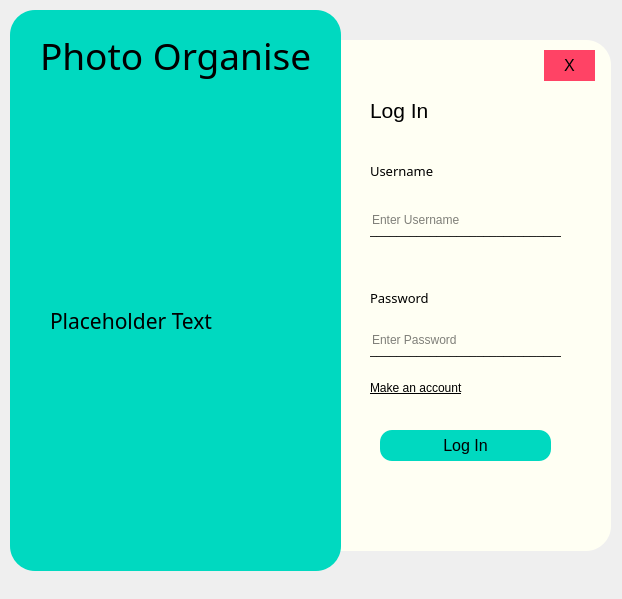
<?xml version="1.0" encoding="UTF-8"?>
<ui version="4.0">
 <class>MainWindow</class>
 <widget class="QMainWindow" name="MainWindow">
  <property name="geometry">
   <rect>
    <x>0</x>
    <y>0</y>
    <width>622</width>
    <height>599</height>
   </rect>
  </property>
  <property name="windowTitle">
   <string>MainWindow</string>
  </property>
  <widget class="QWidget" name="centralwidget">
   <widget class="QFrame" name="frame_2">
    <property name="geometry">
     <rect>
      <x>280</x>
      <y>40</y>
      <width>331</width>
      <height>511</height>
     </rect>
    </property>
    <property name="styleSheet">
     <string notr="true">background-color: #FFFFF3;
border-radius: 25px;</string>
    </property>
    <property name="frameShape">
     <enum>QFrame::StyledPanel</enum>
    </property>
    <property name="frameShadow">
     <enum>QFrame::Raised</enum>
    </property>
    <widget class="QLabel" name="LoginLabel">
     <property name="geometry">
      <rect>
       <x>90</x>
       <y>50</y>
       <width>171</width>
       <height>41</height>
      </rect>
     </property>
     <property name="font">
      <font>
       <pointsize>16</pointsize>
      </font>
     </property>
     <property name="text">
      <string>Log In</string>
     </property>
    </widget>
    <widget class="QLabel" name="UsernameLabel">
     <property name="geometry">
      <rect>
       <x>90</x>
       <y>120</y>
       <width>171</width>
       <height>21</height>
      </rect>
     </property>
     <property name="font">
      <font>
       <family>Segoe UI Variable Small Light</family>
       <pointsize>10</pointsize>
      </font>
     </property>
     <property name="text">
      <string>Username</string>
     </property>
    </widget>
    <widget class="QLabel" name="PasswordLabel">
     <property name="geometry">
      <rect>
       <x>90</x>
       <y>250</y>
       <width>171</width>
       <height>16</height>
      </rect>
     </property>
     <property name="font">
      <font>
       <family>Segoe UI Variable Small Light</family>
       <pointsize>10</pointsize>
      </font>
     </property>
     <property name="text">
      <string>Password</string>
     </property>
    </widget>
    <widget class="QLabel" name="label_6">
     <property name="geometry">
      <rect>
       <x>90</x>
       <y>180</y>
       <width>191</width>
       <height>20</height>
      </rect>
     </property>
     <property name="text">
      <string>______________________________</string>
     </property>
    </widget>
    <widget class="QLabel" name="label_7">
     <property name="geometry">
      <rect>
       <x>90</x>
       <y>300</y>
       <width>191</width>
       <height>20</height>
      </rect>
     </property>
     <property name="text">
      <string>______________________________</string>
     </property>
    </widget>
    <widget class="QLineEdit" name="UsernameEntry">
     <property name="geometry">
      <rect>
       <x>90</x>
       <y>170</y>
       <width>113</width>
       <height>20</height>
      </rect>
     </property>
     <property name="text">
      <string/>
     </property>
     <property name="placeholderText">
      <string>Enter Username</string>
     </property>
    </widget>
    <widget class="QLineEdit" name="PasswordEntry">
     <property name="geometry">
      <rect>
       <x>90</x>
       <y>290</y>
       <width>113</width>
       <height>20</height>
      </rect>
     </property>
     <property name="text">
      <string/>
     </property>
     <property name="echoMode">
      <enum>QLineEdit::Password</enum>
     </property>
     <property name="placeholderText">
      <string>Enter Password</string>
     </property>
    </widget>
    <widget class="QLabel" name="MakeAnAccountLabel">
     <property name="geometry">
      <rect>
       <x>90</x>
       <y>340</y>
       <width>141</width>
       <height>16</height>
      </rect>
     </property>
     <property name="font">
      <font>
       <underline>true</underline>
      </font>
     </property>
     <property name="text">
      <string>Make an account</string>
     </property>
    </widget>
    <widget class="QPushButton" name="LoginButton">
     <property name="geometry">
      <rect>
       <x>100</x>
       <y>390</y>
       <width>171</width>
       <height>31</height>
      </rect>
     </property>
     <property name="font">
      <font>
       <pointsize>12</pointsize>
      </font>
     </property>
     <property name="styleSheet">
      <string notr="true">QPushButton {
    border-radius: 12px;
    background-color: #00D9C0;
}

QPushButton:hover {
    background-color: white;
}</string>
     </property>
     <property name="text">
      <string>Log In</string>
     </property>
    </widget>
    <widget class="QPushButton" name="ExitButton">
     <property name="geometry">
      <rect>
       <x>264</x>
       <y>10</y>
       <width>51</width>
       <height>31</height>
      </rect>
     </property>
     <property name="font">
      <font>
       <pointsize>12</pointsize>
      </font>
     </property>
     <property name="styleSheet">
      <string notr="true">QPushButton {
    border-radius: 24px;
    background-color: #FF4365;
}

QPushButton:hover{
	background-color:#FF6B85;
}</string>
     </property>
     <property name="text">
      <string>X</string>
     </property>
    </widget>
   </widget>
   <widget class="QFrame" name="frame">
    <property name="geometry">
     <rect>
      <x>10</x>
      <y>10</y>
      <width>331</width>
      <height>561</height>
     </rect>
    </property>
    <property name="styleSheet">
     <string notr="true">QFrame#frame {
    border-radius: 25px;
    background-color: #00D9C0;
}
</string>
    </property>
    <property name="frameShape">
     <enum>QFrame::StyledPanel</enum>
    </property>
    <property name="frameShadow">
     <enum>QFrame::Raised</enum>
    </property>
    <widget class="QLabel" name="TitleLabel">
     <property name="geometry">
      <rect>
       <x>30</x>
       <y>10</y>
       <width>271</width>
       <height>71</height>
      </rect>
     </property>
     <property name="font">
      <font>
       <family>Segoe UI Variable Small Light</family>
       <pointsize>28</pointsize>
      </font>
     </property>
     <property name="text">
      <string>Photo Organiser</string>
     </property>
    </widget>
    <widget class="QLabel" name="DescriptionLabel">
     <property name="geometry">
      <rect>
       <x>40</x>
       <y>80</y>
       <width>261</width>
       <height>461</height>
      </rect>
     </property>
     <property name="font">
      <font>
       <family>Segoe UI Variable Text Light</family>
       <pointsize>16</pointsize>
      </font>
     </property>
     <property name="text">
      <string>Placeholder Text</string>
     </property>
    </widget>
   </widget>
  </widget>
 </widget>
 <resources/>
 <connections/>
</ui>
